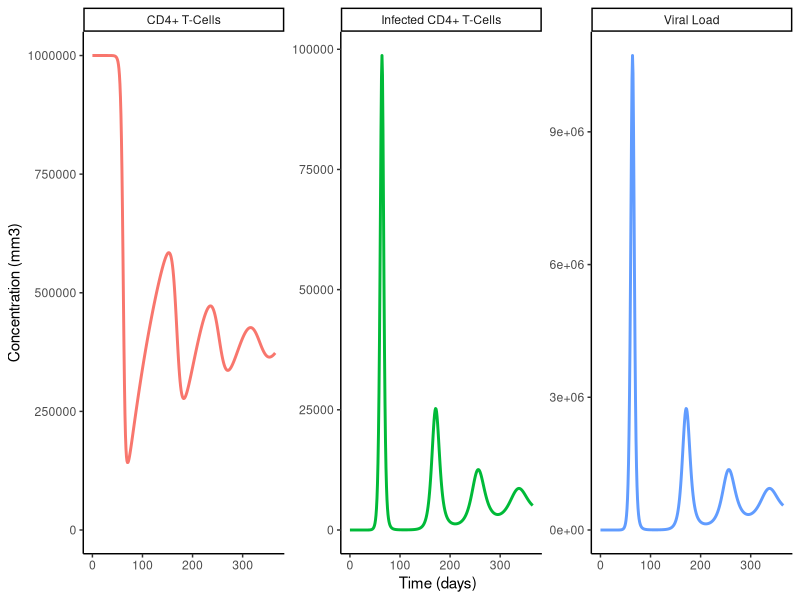
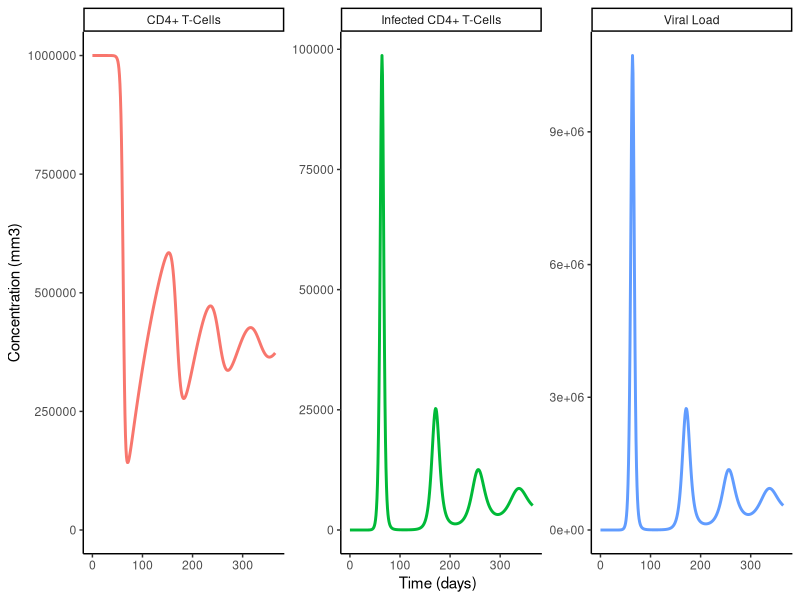

The R script that drew these images, in order:
library(deSolve)
library(ggplot2)
library(tidyr)

####################################################################
###TODO: FIND OUT HOW TO USE CURRENT TIME FOR INTRACELLULAR DELAY###
####################################################################

# rti_func is the function on the right hand side of the
# differential equation. 
id_func <- function(t, ID, params) {

    T = ID["T"]
    I = ID["I"]
    V = ID["V"]

    lambda = params["lambda"] #Rate at which CD4+ T-cells are produced by the body
    d = params["d"]           #Natural death rate of uninfected CD4+ T-cells
    k = params["k"]           #Infection rate of CD4+ T-cells
    tau = params["tau"]       #Intracellular delay
    delta = params["delta"]   #Natural death rate of infected CD4+ T-cells
    N = params["N"]           #Viral burst size (# of virions produced per infected CD4+ T-cell)
    c = params["c"]           #Rate at which virions are cleared by the body
    m = params["m"]           #Rate at which infected cells die before producing virions


    if (t < tau){
        #t < tau cells still get infected but don't yet produce virions (take time for cell cycle)
        dT = lambda - d*T - k*T*V
        dI = k*T*V*exp(-m*tau)
        #dV = ifelse(lagvalue(t - 1)[3] - c*V < 0, 0, -c*V)
        dV = -c*V
       
    }else if (t >= tau){
        lag_T = lagvalue(t - tau)[1]
        lag_V = lagvalue(t - tau)[3]
        
        dT = lambda - d*T - k*T*V
        dI = k*lag_T*lag_V*exp(-m*tau) - delta*I
        dV = N*delta*I - c*V
    }

    list(c(dT, dI, dV))
}

#Parameters
parms <- c(lambda = 10000,  #Rate at which CD4+ T-cells are produced by the body
           d = 0.01,        #Natural death rate of uninfected CD4+ T-cells
           k = 0.000000024, #Infection rate of CD4+ T-cells
           tau = 1.5,       #Intracellular delay
           delta = 1,       #Natural death rate of infected CD4+ T-cells
           N = 2500,        #Viral burst size (# of virions produced per infected CD4+ T-cell)
           c = 23,          #Rate at which virions are cleared by the body
           m = 0.01         #Rate at which infected cells die before producing virions
           )

#Initial values
Pstart <- c(T = 1000000,    #CD4+ T-cells
       	    I = 0,       #Infected CD4+ T-cells
            V = 0.01    #Viral particles
	    )    

#Time steps to solve equation for (full collection of x-axis points)
times <- seq(from=0, to=365, by= 1)


#Invoke the ODE function.
#It requires four things to run: the right hand side of the function
#(rti_func), the initial values (Pstart), time steps that need to be
#solved for (times), and equation constants
diffeq_result <- dede(
    func=id_func,
    y=Pstart,
    times=times,
    parms=parms)

#Take the solved equations (diffeq_result_min and diffeq_result_max) and put them into a data frame.
#ggplot2 requires such large data sets to be in a data frame for its
#plotting function
diffeq_result <- as.data.frame(diffeq_result)

#The R gather() function, extracts the data needed by ggplot.
#It also helps to massage the data in a way that preps it to be plotted. 
gathered_result <- gather(diffeq_result, variable, value, -time)

#This provides each variable, and therefore each graph, with a descriptive title.
gathered_result$variable[gathered_result$variable == "T"] <- "CD4+ T-Cells"
gathered_result$variable[gathered_result$variable == "I"] <- "Infected CD4+ T-Cells"
gathered_result$variable[gathered_result$variable == "V"] <- "Viral Load"

#The default order of ggplot2 is alphabetic, the factor() function enables 
#you to change the order of the plots into something more logical
#or relevant to your purposes.
gathered_result$variable <- factor(gathered_result$variable, levels = c("CD4+ T-Cells", "Infected CD4+ T-Cells",
                                                                        "Viral Load"))

#Now plot the data and save it in a new variable: plot_result.
plot_result <- ggplot(data = gathered_result,
                      mapping=aes(x=time, y = value, color = variable)) +
                      geom_line(linewidth = 1) + #Linewidth
                      theme_classic() + #ggplot has several different themes
                      #that can be added to a plot here we are using "classic"
                      theme(legend.position = "none") + #Locate legend at the bottom of the image
                      ylab("Concentration (mm3)") + #Label y-axis "Concentration (mm3)"
                      xlab("Time (days)") +  #Label x-axis "Time (days)"
                      facet_wrap(~variable, scales = "free_y") +  #plot each equation on its own graph
                      coord_cartesian(
                      xlim = NULL,
                      ylim = c(0, NA)) #Y-axis begins at 0

#Save image to file
fname_base <- "result_id" #Name of file
extensions = c("png", "pdf")   #File extension

for (ext in extensions) {
    fname <- paste(fname_base, ".", ext, sep="")
    ggsave(fname, plot_result, height = 5, width = 9) #height, width of png/ pdf
    print(paste("wrote output to file ", fname))      #If successful a message
    #will print out the name of the new image 
    }
